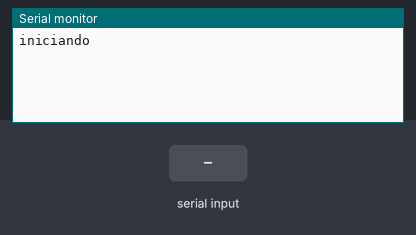
Recording of a sketch running on a simulated Arduino Uno, built with avr-gcc and run on an emulated ATmega328P. Shown: the last lines printed to the serial monitor. The test bench sets the inputs (shaded band).

Above: at 1.2 s.
1.3 s: "1" received over the second serial link
At 1.7 s:
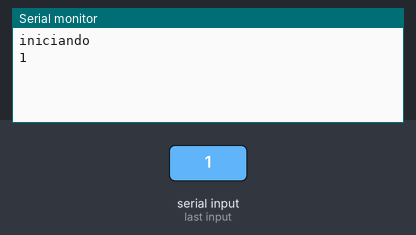
2.8 s: "0" received over the second serial link
At 4.1 s:
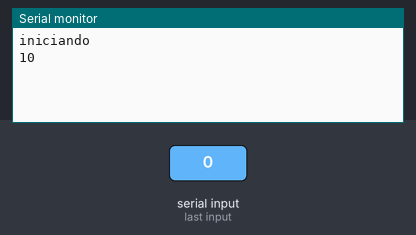

Measured:
- after the input at 1.3 s, the serial monitor: prints a new line at once (image 1)
- after the input at 2.8 s, the serial monitor: prints a new line at once (image 2)

The sketch:

01_testComm.ino
```cpp
#include <SoftwareSerial.h>


SoftwareSerial mySerial(2, 3); // RX, TX

void setup()
{

  Serial.begin(9600);   //inicio HW Serial

  Serial.println("iniciando");

  // set the data rate for the SoftwareSerial port
  mySerial.begin(9600);


}

void loop() // run over and over
{
  if (mySerial.available())
    Serial.write(mySerial.read());
  if (Serial.available())
    mySerial.write(Serial.read());


}
```
